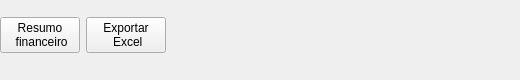
       <widget class="QWidget" name="page_56">
        <widget class="QWidget" name="horizontalLayoutWidget_7">
         <property name="geometry">
          <rect>
           <x>0</x>
           <y>0</y>
           <width>511</width>
           <height>71</height>
          </rect>
         </property>
         <layout class="QHBoxLayout" name="horizontalLayout_73">
          <item>
           <layout class="QGridLayout" name="gridLayout_6">
            <item row="0" column="0">
             <widget class="QPushButton" name="bttn_dashBoard">
              <property name="text">
               <string>Resumo 
 financeiro</string>
              </property>
             </widget>
            </item>
            <item row="0" column="1">
             <widget class="QPushButton" name="pushButton_24">
              <property name="text">
               <string>Exportar 
 Excel</string>
              </property>
             </widget>
            </item>
            <item row="0" column="2">
             <spacer name="horizontalSpacer_13">
              <property name="orientation">
               <enum>Qt::Horizontal</enum>
              </property>
              <property name="sizeType">
               <enum>QSizePolicy::Preferred</enum>
              </property>
              <property name="sizeHint" stdset="0">
               <size>
                <width>400</width>
                <height>20</height>
               </size>
              </property>
             </spacer>
            </item>
           </layout>
          </item>
         </layout>
        </widget>
       </widget>
